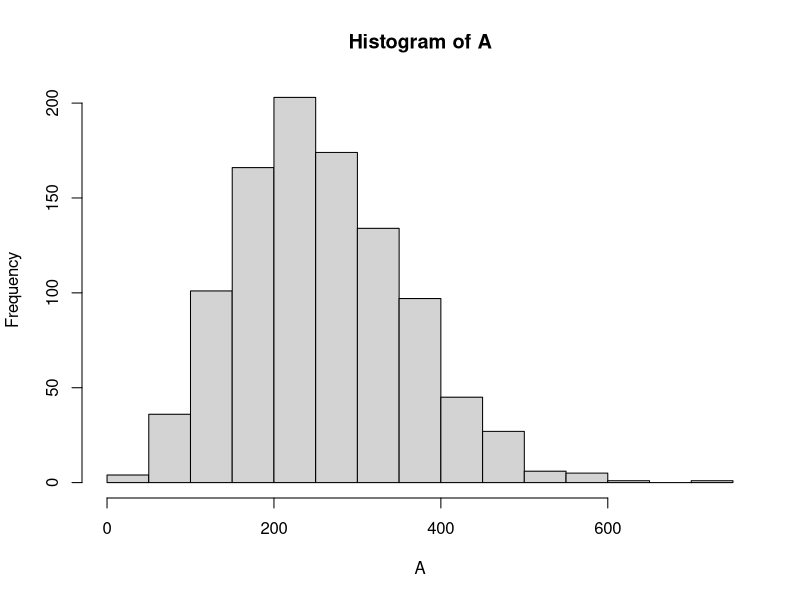

R code for this plot:


AtkSim = function(A,S){
  Spawn = c(0,0,0);  Health = rep(100,3);  target = 0;  delay = 4
  Kills = 0;  Dmg = 0;
  
  for(i in 1:60000){
    delay = delay - (delay>0)
    Spawn = Spawn - (Spawn>0)
    if(target==0){
      if(sum(Spawn==0)>0){ target = match(TRUE,Spawn==0) }
    }
    if(target!=0){
      if(delay==0){
        delay = 4
        dmg = min(Health[target],floor((S+1)*runif(1))*(runif(1)<A))
        Health[target] = Health[target] - dmg;  Dmg = Dmg + dmg
        if(Health[target]==0){
          Health[target] = 100;  Spawn[target] = 50;  target = 0;  Kills = Kills + 1
        }
      }
    }
  }
  return(c(Kills,Dmg,Dmg/15000))
}

AtkSim(1,25)











ClueCasket = function(p,d,a,n){
  A = numeric(1000)
  for(i in 1:1000){
    w = TRUE;  m = 0
    N = matrix(0,a,n)
    while(w){
      m = m + 1;
      u = runif(d)
      for(j in 1:(a*n)){
        N[j] = N[j] + sum(u<p)
        u = u - p;  u[u<0] = 1
      }
      N[N>0] = 1
      if(sum(rep(1,a)%*%N>=a)){ w = FALSE }
    }
    print(i)
    A[i] = m
  }
  return(A)
}

A = ClueCasket(1/1625,5,4,8)
hist(A)
median(A)
sort(A)[950]
ClueCasket(1/1625,5,1,6)
